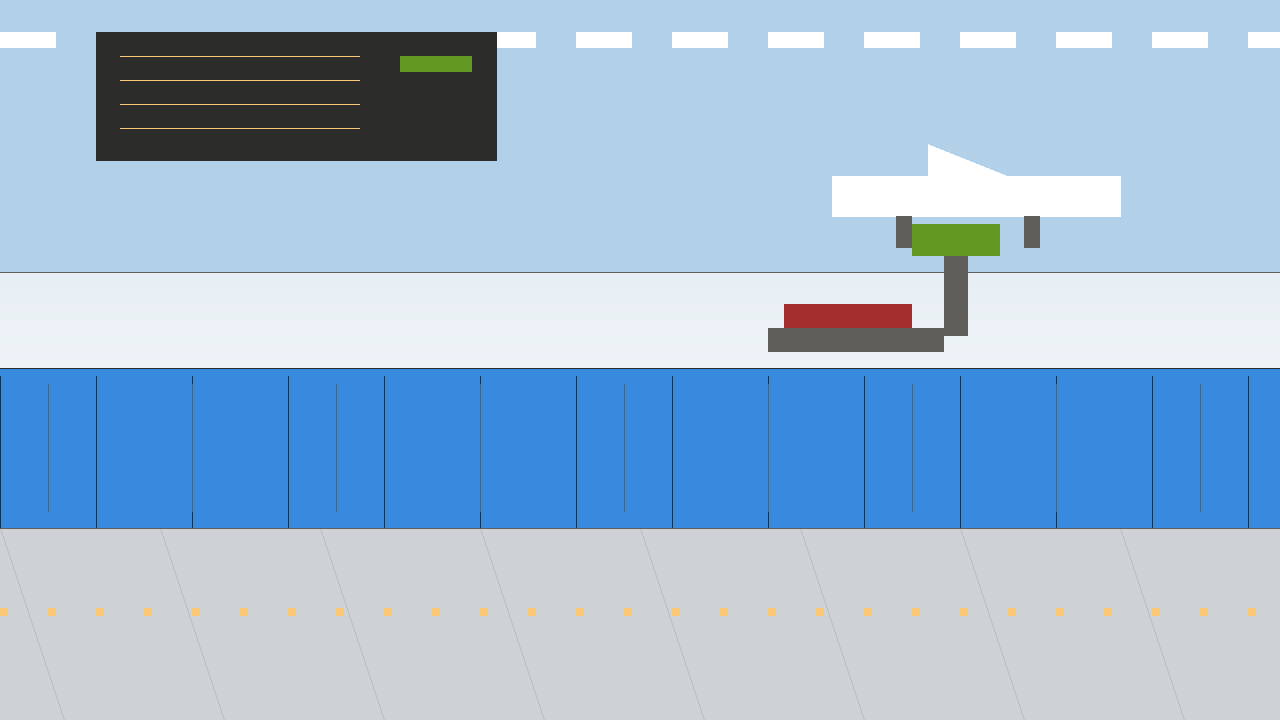
#> input picture 外语闯关（英语版）/assets/scenes/scene_airport.png, 1280 x 720 px, found by its file name; its folder holds only this picture in this run
$ python make_ui_scenes.py ../assets/scenes/scene_airport.png
#> lines starting #> are read from the running program, lines starting #| are printed output that depends on the picture
# -*- coding: utf-8 -*-
"""
从 assets/scenes/ 生成 assets/scenes_ui/（UI 版场景图）

为什么需要这一步：
    场景图要作为文字的衬底，必须压低对比度。做法是在原图上叠一层
    半透明白色（alpha=46/255，约 18%），既保留像素画面的质感，
    又让叠加的英文台词和选项文字有足够可读性。

用法：
    python tools/make_ui_scenes.py
    python tools/make_ui_scenes.py --alpha 60     # 自定义蒙版强度
"""
import os
import sys
from PIL import Image, ImageDraw

SRC_DIR = "assets/scenes"
DST_DIR = "assets/scenes_ui"
DEFAULT_ALPHA = 46      # 0-255，约 18% 白


def make_ui(src_dir=SRC_DIR, dst_dir=DST_DIR, alpha=DEFAULT_ALPHA):
#> called with src_dir = 'assets/scenes', dst_dir = 'assets/scenes_ui', alpha = 46
    if not os.path.isdir(src_dir):
        raise SystemExit(f"找不到源目录：{src_dir}")
    os.makedirs(dst_dir, exist_ok=True)

    names = sorted(f for f in os.listdir(src_dir) if f.lower().endswith(".png"))
    if not names:
        raise SystemExit(f"{src_dir} 里没有 PNG 文件")

    for name in names:
        im = Image.open(os.path.join(src_dir, name)).convert("RGBA")
        overlay = Image.new("RGBA", im.size, (0, 0, 0, 0))
#> overlay: PIL image 1280x720 RGBA; every value is 0
        d = ImageDraw.Draw(overlay)
        d.rectangle([0, 0, im.size[0], im.size[1]], fill=(255, 255, 255, alpha))
        out = Image.alpha_composite(im, overlay)
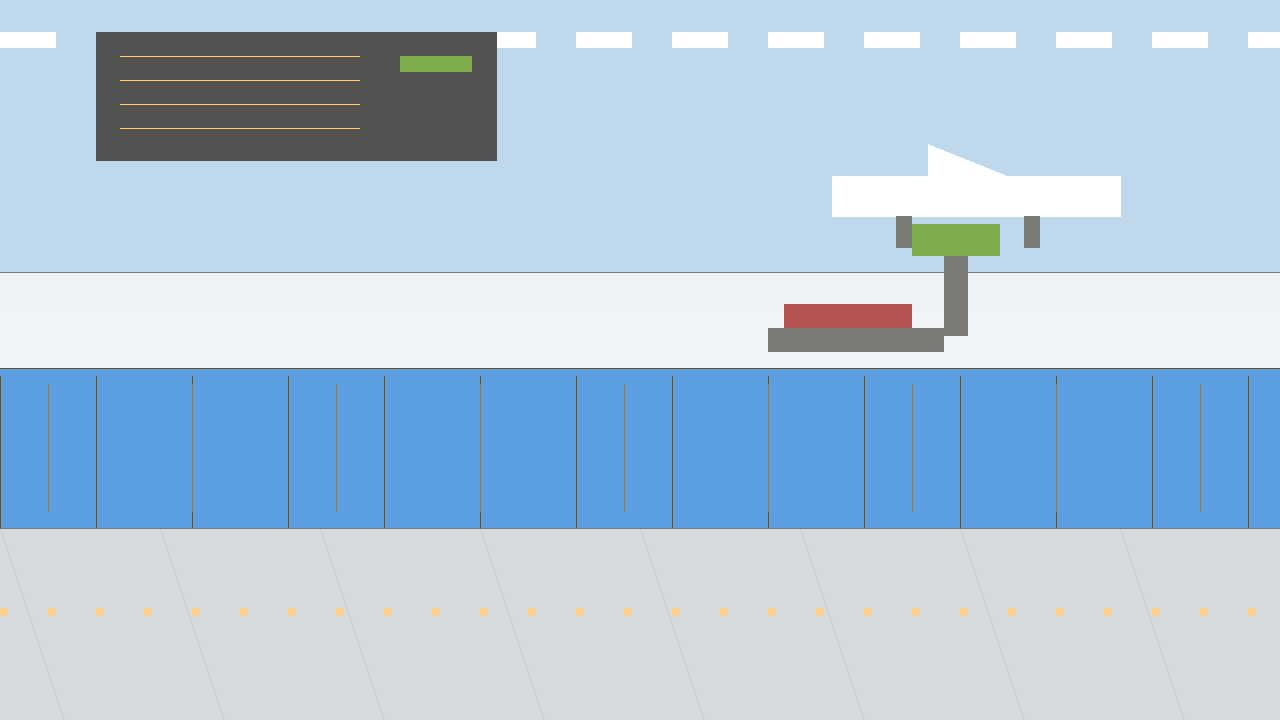
#> out: PIL image 1280x720 RGBA; mean R, G, B, A 175.9, 199, 220.2, 255
        dst = os.path.join(dst_dir, name)
        out.save(dst, "PNG")
        print(f"  {name:26s} {im.size[0]}x{im.size[1]}  alpha={alpha}")
#|   scene_airport.png          1280x720  alpha=46

    print(f"完成：{len(names)} 张 UI 场景图 -> {dst_dir}")
    return len(names)


if __name__ == "__main__":
    a = DEFAULT_ALPHA
    if "--alpha" in sys.argv:
        i = sys.argv.index("--alpha")
        a = int(sys.argv[i + 1])
    make_ui(alpha=a)

$ run again, on 外语闯关（英语版）/assets/scenes/scene_meeting.png
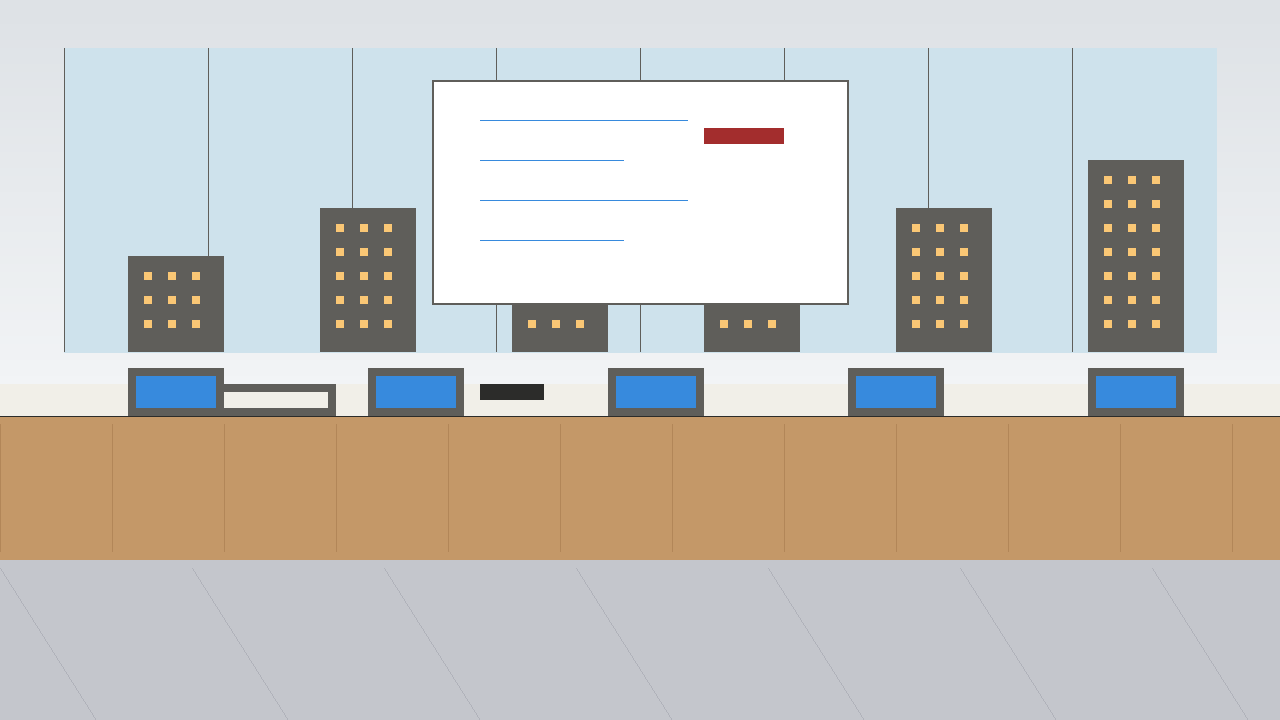
#> input picture 外语闯关（英语版）/assets/scenes/scene_meeting.png, 1280 x 720 px, found by its file name
#> overlay: PIL image 1280x720 RGBA; every value is 0
#> in make_ui, `out = Image.alpha_composite(im, overlay)`:
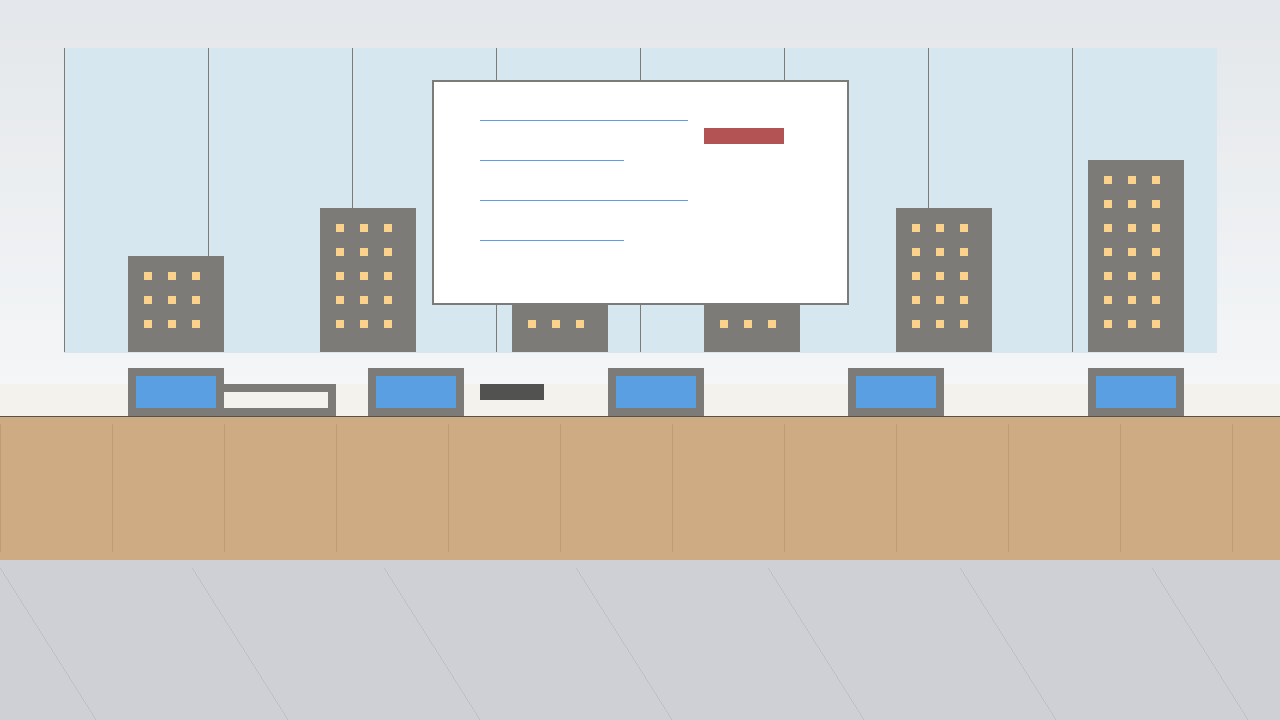
#> out: PIL image 1280x720 RGBA; mean R, G, B, A 209.4, 206.7, 202.2, 255
#|   scene_meeting.png          1280x720  alpha=46

$ run again, on 外语闯关（英语版）/assets/scenes/scene_office.png
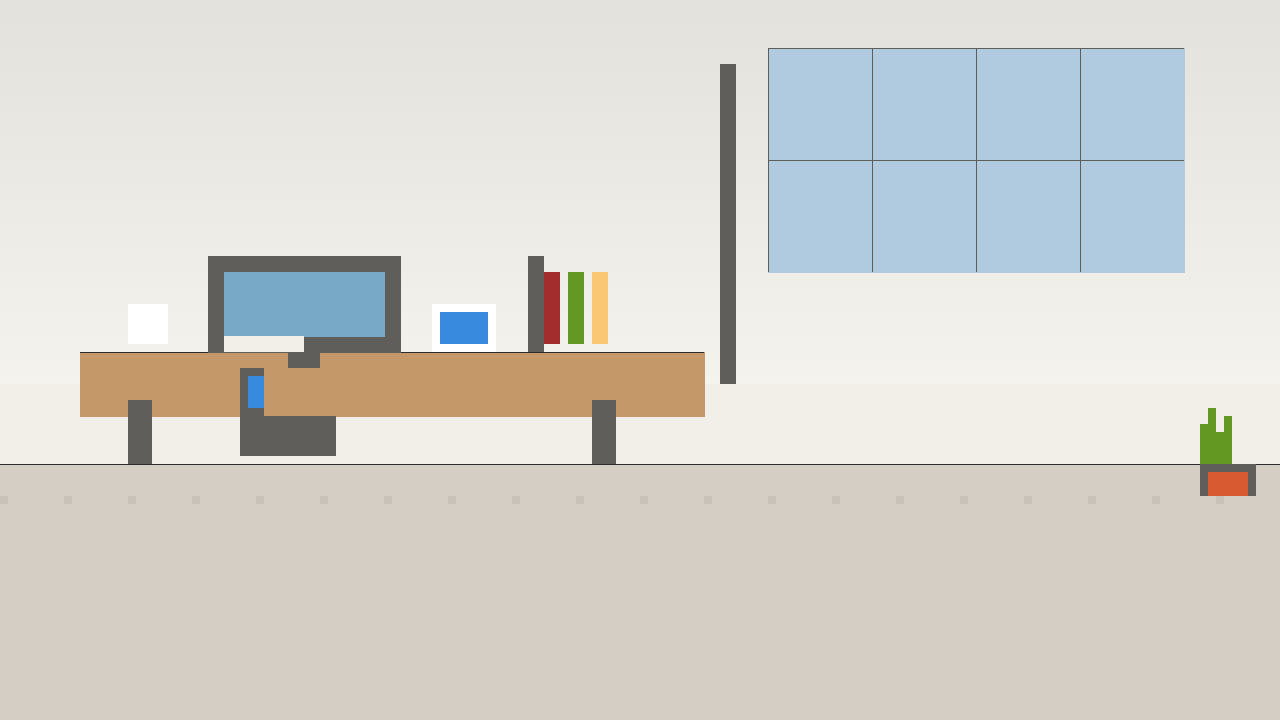
#> input picture 外语闯关（英语版）/assets/scenes/scene_office.png, 1280 x 720 px, found by its file name
#> overlay: PIL image 1280x720 RGBA; every value is 0
#> in make_ui, `out = Image.alpha_composite(im, overlay)`:
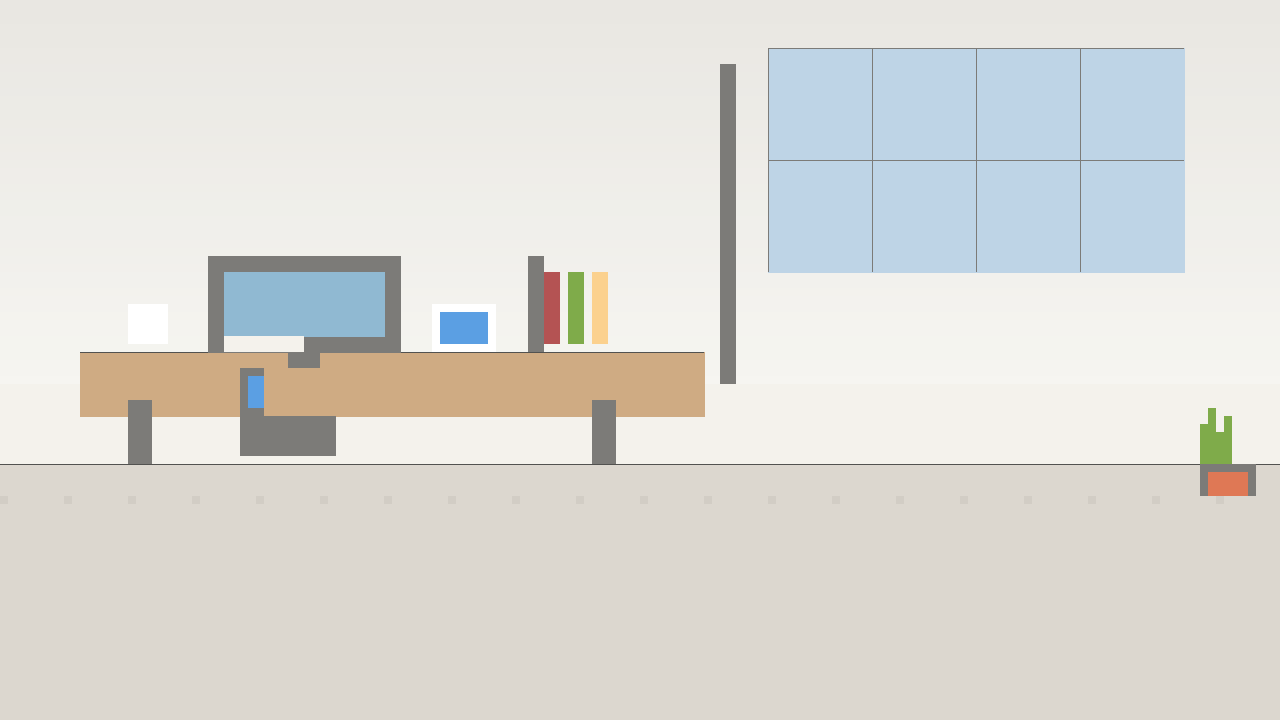
#> out: PIL image 1280x720 RGBA; mean R, G, B, A 221.3, 220.1, 215.2, 255
#|   scene_office.png           1280x720  alpha=46
